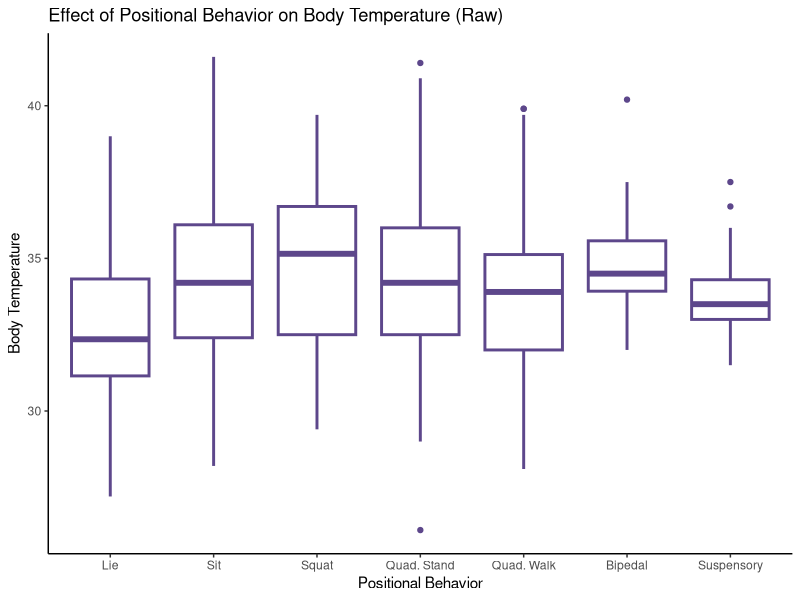
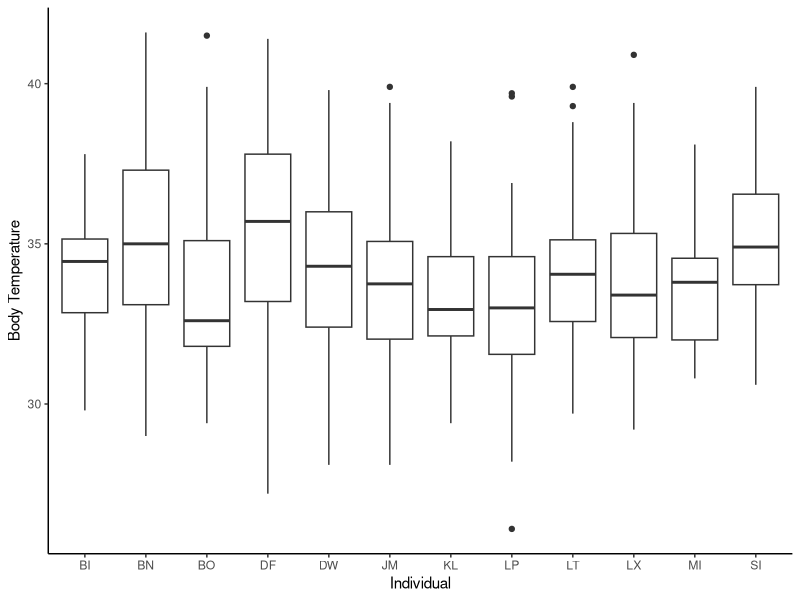
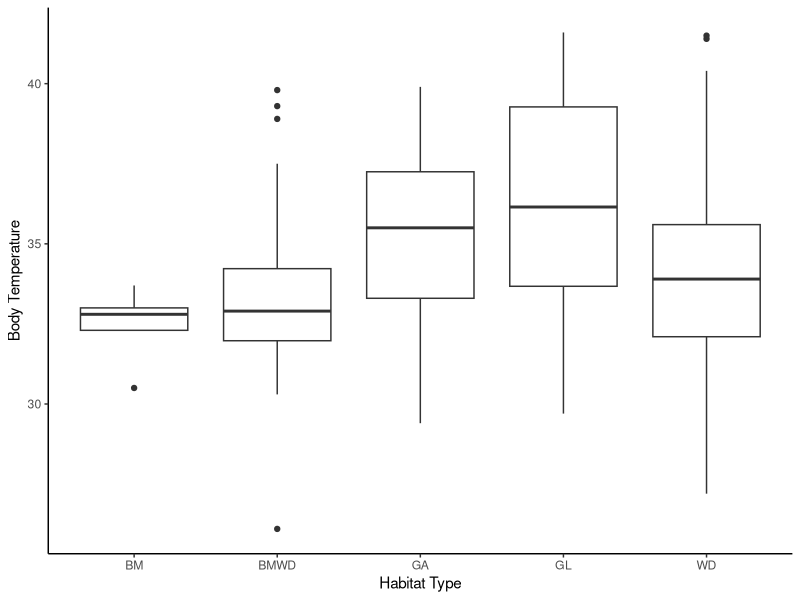
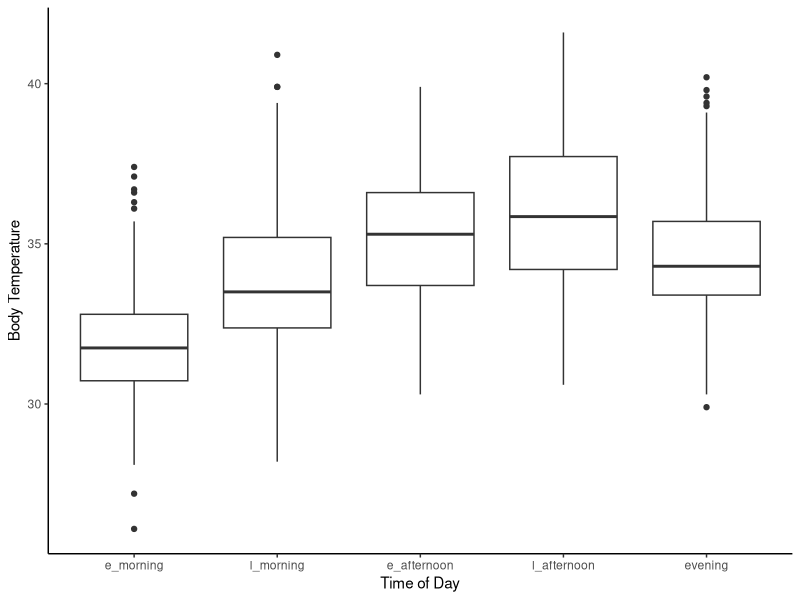
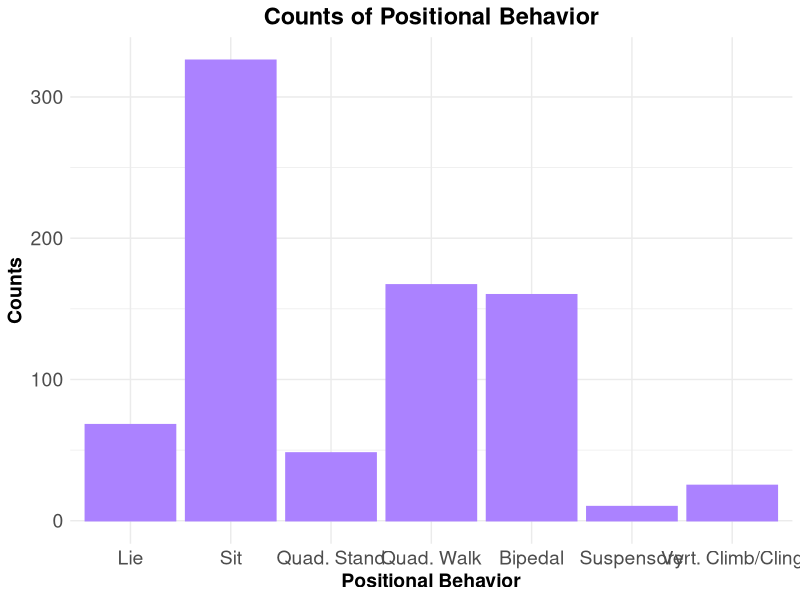
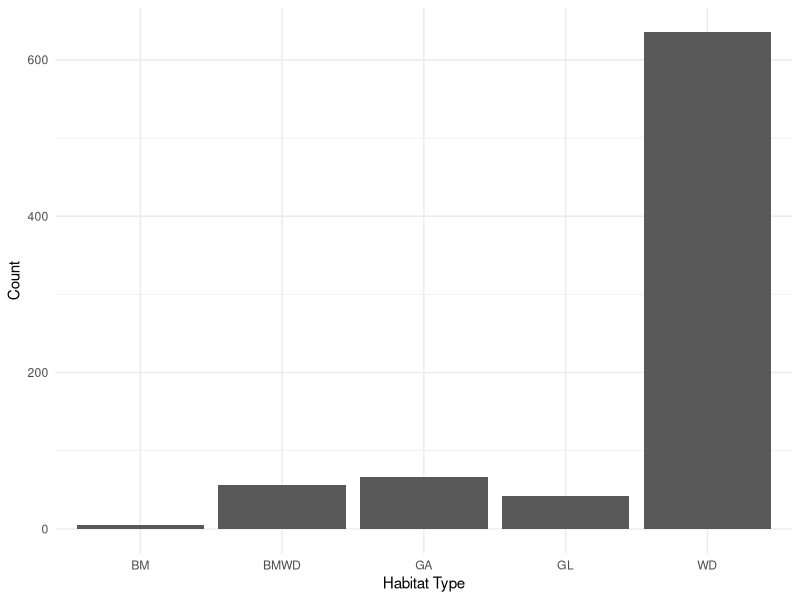
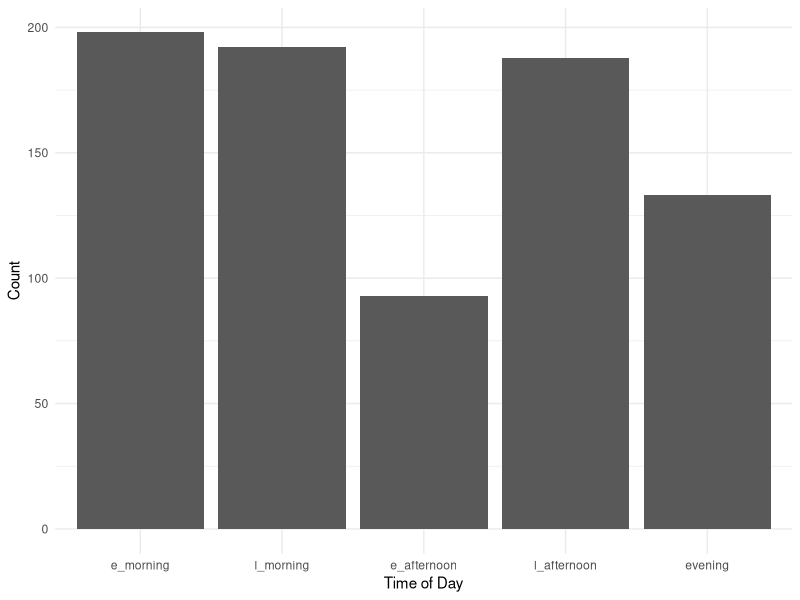
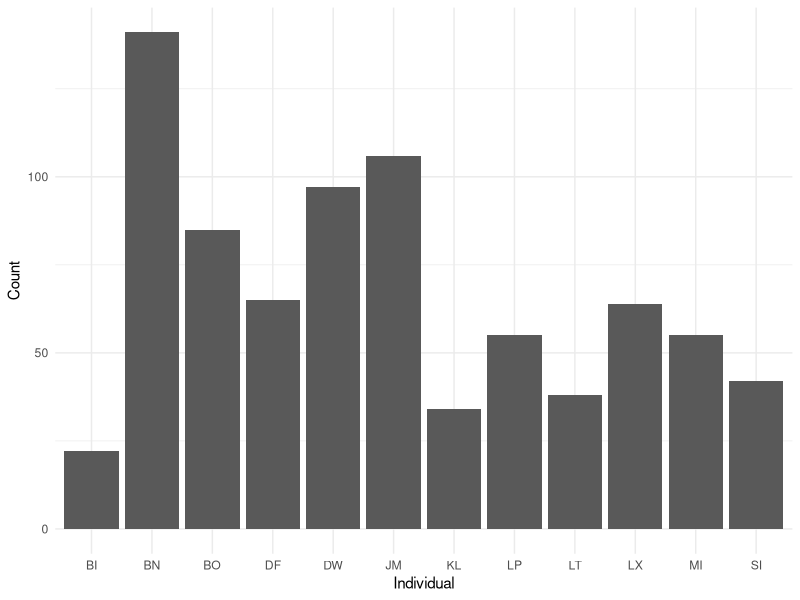

The R script that drew these images, in order: (Note: this script raises an error after producing the figures.)
# load libraries
library(readr) 
library(lubridate)
library(magrittr)
library(ggplot2)
library(car)
library(emmeans)
library(lme4)
library(ggthemes)
library(tidyverse) 
#library(plyr) #HSR note- if you need plyr, need to load it before tidyverse. But dplyr in tidyverse does everything plyr can do and more, so shoudln't need plyr. 

##read in data
prelim_tidy <- read_csv("_data/_tidy/prelim_data_tidycols.csv")
View(prelim_tidy)
nrow(prelim_tidy) #2873 rows

#Omit any missing values:
summary(is.na(prelim_tidy)) #looks like missing lots of therm data

prelim_temp<-na.omit(prelim_tidy)
View(prelim_temp)
nrow(prelim_temp) #810 rows; most rows were removed bc therm data missing. 

prelim_temp$therm_t[prelim_temp$therm_t >= 42] <- NA #remove therm values >42 because likely a temp sensor problem? 6 rows removed.  

prelim_temp<-na.omit(prelim_temp) #remove those rows with NA's
View(prelim_temp)
nrow(prelim_temp) #now 804 rows

#Combine positional behaviors into smaller categories
# suspensory = Cb, Br & QM
#bipedalism = BpS, BpW & Abp
#Sit = St & Sq
#Vertical climb and cling together
prelim_temp$pos_beh[prelim_temp$pos_beh == "Cb"] <- "Su"
prelim_temp$pos_beh[prelim_temp$pos_beh == "Br"] <- "Su"
prelim_temp$pos_beh[prelim_temp$pos_beh == "QM"] <- "Su"
prelim_temp$pos_beh[prelim_temp$pos_beh == "Vci"] <- "VC"
prelim_temp$pos_beh[prelim_temp$pos_beh == "Abp"] <- "Bp"
prelim_temp$pos_beh[prelim_temp$pos_beh == "BpS"] <- "Bp"
prelim_temp$pos_beh[prelim_temp$pos_beh == "BpW"] <- "Bp"
prelim_temp$pos_beh[prelim_temp$pos_beh == "Sq"] <- "St"

############
##re-order levels
prelim_temp$time_od <- factor(prelim_temp$time_od, levels = c("e_morning", "l_morning", "e_afternoon", "l_afternoon", "evening"))
prelim_temp$pos_beh <- factor(prelim_temp$pos_beh, levels = c("QS", "Ly", "Sq", "St", "QW", "Bp", "Su", "VC"))

## Change to factor and numeric
factor_cols <- c("pos_beh","context", "substrate", "hab_type", "individual")
numeric_cols <- c("sun", "therm_t", "t_lo", "t_hi", "amb_t")

prelim_temp[factor_cols] <- lapply(prelim_temp[factor_cols], as.factor)

prelim_temp[numeric_cols] <- lapply(prelim_temp[numeric_cols], as.numeric)

str(prelim_temp)

##plotting
## Change levels for the plot 
prelim_temp$pos_beh <- factor(prelim_temp$pos_beh, levels = c("Ly","St", "Sq", "QS", "QW", "Bp", "Su", "VC"))

pb_raw_plot <- ggplot(prelim_temp, aes(pos_beh, therm_t)) +
                  geom_boxplot(fill = "white", colour = "mediumpurple4", size = 1) + 
                  ggtitle("Effect of Positional Behavior on Body Temperature (Raw)") +
                  scale_x_discrete(name = "Positional Behavior", labels = c("Lie", "Sit", 
                                        "Squat", "Quad. Stand", "Quad. Walk", "Bipedal", 
                                        "Suspensory", "Vert. Climb/Cling")) +
                  scale_y_continuous(name = "Body Temperature") +
                  theme_classic()
pb_raw_plot

##save plot
ggsave("pb_raw_plot.pdf", width=10, height=6, units="in")

ggsave("pb_raw_plot.png", width=10, height=6, units="in")

#labels = c("Lie", "Sit", "Squat", "Quad. Stand", "Quad. Walk", "Bipedal", "Suspensory", "Vert. Climb/Cling"

ggplot(prelim_temp, aes(individual, therm_t)) +
  geom_boxplot() + 
  labs(x="Individual", y="Body Temperature") +
  theme_classic()

ggplot(prelim_temp, aes(hab_type, therm_t)) +
  geom_boxplot() + 
  labs(x="Habitat Type", y="Body Temperature") +
  theme_classic()

ggplot(prelim_temp, aes(time_od, therm_t)) +
  geom_boxplot() + 
  labs(x="Time of Day", y="Body Temperature") +
  theme_classic()

##counts
counts_pos_beh <- ggplot(prelim_temp, aes(pos_beh))+
                    geom_bar(stat="count", fill = "mediumpurple1", colour = "mediumpurple1") + 
                    ggtitle("Counts of Positional Behavior") +
                    scale_x_discrete(name = "Positional Behavior", 
                    labels = c("Lie", "Sit", "Quad. Stand", "Quad. Walk", 
                              "Bipedal", "Suspensory", "Vert. Climb/Cling")) +
                    scale_y_continuous(name = "Counts") +
                    theme_minimal()+
                    theme(axis.text.x=element_text(size=14),
                    axis.text.y=element_text(size=14),
                    axis.title.y=element_text(size=14, face="bold"),
                    axis.title.x=element_text(size=14, face="bold"),
                    plot.title = element_text(hjust = 0.5, size=17, face="bold"))
counts_pos_beh

##save plot
ggsave("counts_pos_beh.pdf", width=10, height=6, units="in")

ggsave("counts_pos_beh.png", width=10, height=6, units="in")

#####more count plots #####

ggplot(prelim_temp, aes(hab_type))+
  geom_bar(stat="count") + 
  labs(x="Habitat Type", y="Count")+
  theme_minimal()    ###can I combine bamboo with bamboo woodland?

ggplot(prelim_temp, aes(time_od))+
  geom_bar(stat="count") + 
  labs(x="Time of Day", y="Count")+
  theme_minimal()

ggplot(prelim_temp, aes(individual))+
  geom_bar(stat="count") + 
  labs(x="Individual", y="Count")+
  theme_minimal()

ggplot(prelim_temp, aes(sun))+
  geom_histogram()

ggplot(prelim_temp, aes(amb_t))+
  geom_histogram()

###model plotting
library(broom)

m1 <- lmer(therm_t ~ pos_beh + amb_t + sun + date + hab_type +
       (1|individual), data = prelim_temp)
summary(m1)
confint(m1)

##plotting model?
fitted_pb <- ggplot(fortify(m1), aes(pos_beh, therm_t)) +
              stat_summary(fun.data=mean_se, geom="pointrange") +
              stat_summary(aes(y=.fitted), fun.y=mean, geom="line")+
              scale_x_discrete(name = "Positional Behavior", 
                   labels = c("Lie", "Sit", "Quad. Stand", "Quad. Walk", 
                              "Bipedal", "Suspensory", "Vert. Climb/Cling")) +
              scale_y_continuous(name = "Body Temperature") +
              theme_minimal()+
              theme(axis.text.x=element_text(size=14),
                axis.text.y=element_text(size=14),
                axis.title.y=element_text(size=14, face="bold"),
                axis.title.x=element_text(size=14, face="bold"))
fitted_pb

##save plot
ggsave("fitted_pb.pdf", width=10, height=6, units="in")

ggsave("fitted_pb.png", width=10, height=6, units="in")

#predict(m1, preddata)

#m1_res <- tidy(coef(summary(m1)) ) 
#ggplot(m1_res, aes(pos_beh, therm_t)) +
  #geom_point()

ggplot(prelim_temp, aes(pos_beh, therm_t)) + 
  geom_point(size = 3) +
  geom_point(aes(y=predict(m1)), size = 1)


#change levels for the plot
prelim_temp$pos_beh <- factor(prelim_temp$pos_beh, levels = c("Ly","St", "Sq", "QS", "QW", "Bp", "Su", "VC"))

pred_v_obs <- ggplot(prelim_temp, aes(pos_beh, therm_t)) + 
              geom_point(size = 3, colour = "blue") + #shows raw data
              geom_boxplot(colour="blue")+ #shows raw data
              geom_boxplot(aes(y=predict(m1)), size = 1, colour = "red") + #shows model predictions
              scale_x_discrete(name = "Positional Behavior", labels = c("Lie", "Sit", 
                                      "Squat", "Quad. Stand", "Quad. Walk", "Bipedal", 
                                      "Suspensory", "Vert. Climb/Cling")) +
              scale_y_continuous(name = "Body Temperature") +
              theme_classic()

pred_v_obs
#hsr: what this tells me is that the model predictions are pretty close to the raw data. (red and blue boxplots are similar). You can plot just the raw data and see the pattern, if you'd like. 

##save plot for reference
ggsave("pred_v_obs.pdf", width=10, height=6, units="in")

ggsave("pred_v_obs.png", width=10, height=6, units="in")

###################
##change levels back
prelim_temp$pos_beh <- factor(prelim_temp$pos_beh, levels = c("QS", "Ly", "Sq", "St", "QW", "Bp", "Su", "VC"))

##tried another thing and it didn't work...
#newdat <- expand.grid(pos_beh=unique(prelim_temp$pos_beh), 
                      #time_od=unique(prelim_temp$time_od),
                      #sun=c(min(prelim_temp$sun),
                       #     max(prelim_temp$sun)),
                      #date=date(prelim_temp$date),
                      #hab_type=unique(prelim_temp$hab_type))
                      
#ggplot(prelim_temp, aes(x=pos_beh, y=therm_t)) +
 # geom_point(size=3) +
  #geom_line(data=newdat, aes(y=predict(m1, level=0, newdata=newdat), size="Positional Behavior")) +
  #scale_size_manual(name="Predictions", values=c("Positional Behavior"=3)) +
  #theme_classic() 

## Create dataframe to predict over
##attempting to follow tutorial but got too confused....
preddata <- with(prelim_temp, expand.grid(pos_beh = levels(pos_beh), time_od = levels(time_od), sun = c(0,50,100), date = c("2018-06-28", "2018-06-06", "2018-07-16"), hab_type = c("WD", "WG", "GL"), individual = c("DW","JM", "LT")))

factor_cols <- c("pos_beh", "hab_type", "individual")
numeric_cols <- c("sun", "amb_t")

preddata[factor_cols] <- lapply(preddata[factor_cols], as.factor)
preddata[numeric_cols] <- lapply(preddata[numeric_cols], as.numeric)

preddata$date <- as.Date(preddata$date)

str(preddata)

########
mm <- model.matrix(~pos_beh + amb_t + sun + date + hab_type, data=preddata)

###won't work because I don't have 2 or more levels per factor

pframe2 <- data.frame(preddata,eta=mm%*%fixef(m1))
pframe2 <- with(pframe2,data.frame(pframe2,prop=eta))
pvar1 <- diag(mm %*% tcrossprod(vcov(m1),mm))
tvar1 <- pvar1+VarCorr(m1)$individual
pframe2 <- data.frame(
  pframe2
  , plo = pframe2$eta-2*sqrt(pvar1)
  , phi = pframe2$eta+2*sqrt(pvar1)
  , tlo = pframe2$eta-2*sqrt(tvar1)
  , thi = pframe2$eta+2*sqrt(tvar1)
)
